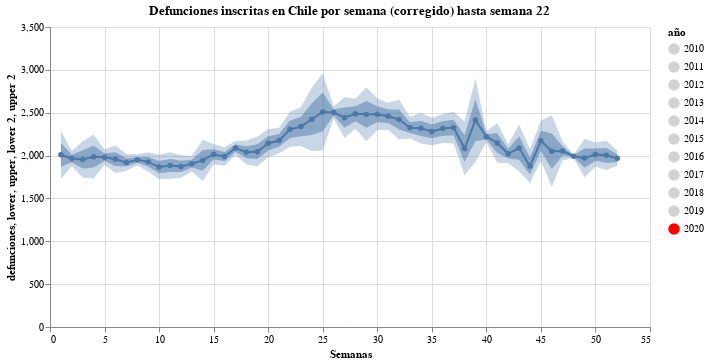

Notebook source saved alongside this figure:
### Code cell
#hide_input
label = alt.selection_single(
    encodings=['x'], # limit selection to x-axis value
    on='mouseover',  # select on mouseover events
    nearest=True,    # select data point nearest the cursor
    empty='none'     # empty selection includes no data points
)

base = alt.Chart(amended_deaths.reset_index().melt("index", value_name="defunciones").rename(columns={"index":"año"})).mark_line(point=True).encode(
    x = alt.X("semana:Q",scale=alt.Scale(domain=(1, 52))),
    y = alt.Y("defunciones", scale=alt.Scale(domain=(0,3500))),
    #size=alt.Size('año:N', legend=None),
    color=alt.Color('año:N', scale=alt.Scale(range=['lightgray','lightgray', 'lightgray', 'lightgray', 'lightgray', 'lightgray', 'lightgray', 'lightgray', 'lightgray', 'lightgray', 'red'], 
                                             domain=["2010", "2011", "2012", "2013", "2014", "2015", "2016", "2017", "2018", "2019", "2020"]))
)

alt.layer(
    base, # base line chart
    
    alt.Chart(df_expected.reset_index()).mark_area(
        opacity=0.5
    ).encode(
        x="semana",
        y="lower:Q",
        y2="upper:Q"
    ),
    
    alt.Chart(df_expected.reset_index()).mark_area(
        opacity=0.3
    ).encode(
        x="semana",
        y="lower 2:Q",
        y2="upper 2:Q"
    ),
    
    alt.Chart(expected.reset_index().rename(columns={0:"defunciones"})).mark_line(point=True).encode(
    x = "semana",
    y = "defunciones"
    ),
    # add a rule mark to serve as a guide line
    alt.Chart().mark_rule(color='#aaa').encode(
        x = alt.X('semana:Q', scale=alt.Scale(domain=(1, 52)), axis=alt.Axis(title='Semanas'), sort=None)
    ).transform_filter(label),
    
    # add circle marks for selected time points, hide unselected points
    base.mark_circle().encode(
        opacity=alt.condition(label, alt.value(1), alt.value(0))
    ).add_selection(label),

    # add white stroked text to provide a legible background for labels
    base.mark_text(align='left', dx=5, dy=-5, stroke='white', strokeWidth=2).encode(
        text='defunciones'
    ).transform_filter(label),

    # add text labels for stock prices
    base.mark_text(align='left', dx=5, dy=-5).encode(
        text='defunciones'
    ).transform_filter(label),
    
    data=amended_deaths.reset_index().melt("index", value_name="defunciones").rename(columns={"index":"año"})
).properties(
    title = f'Defunciones inscritas en Chile por semana (corregido) hasta semana {current_week-1}',
    width=600
)

### Figure 1 — Vega-Lite specification as saved in the notebook (floating-point values rounded to 4 significant figures; data arrays with more than 128 entries replaced by an {"elided": "..."} marker saying what was removed)
{"config": {"view": {"continuousWidth": 400, "continuousHeight": 300}}, "layer": [{"data": {"name": "data-d8349ce90c0e34902e6236b05f403666"}, "mark": {"type": "line", "point": true}, "encoding": {"color": {"type": "nominal", "field": "año", "scale": {"domain": ["2010", "2011", "2012", "2013", "2014", "2015", "2016", "2017", "2018", "2019", "2020"], "range": ["lightgray", "lightgray", "lightgray", "lightgray", "lightgray", "lightgray", "lightgray", "lightgray", "lightgray", "lightgray", "red"]}}, "x": {"type": "quantitative", "field": "semana", "scale": {"domain": [1, 52]}}, "y": {"type": "quantitative", "field": "defunciones", "scale": {"domain": [0, 3500]}}}}, {"data": {"name": "data-60fba3aa1a35dbd372704cf340e49488"}, "mark": {"type": "area", "opacity": 0.5}, "encoding": {"x": {"type": "quantitative", "field": "semana"}, "y": {"type": "quantitative", "field": "lower"}, "y2": {"field": "upper"}}}, {"data": {"name": "data-60fba3aa1a35dbd372704cf340e49488"}, "mark": {"type": "area", "opacity": 0.3}, "encoding": {"x": {"type": "quantitative", "field": "semana"}, "y": {"type": "quantitative", "field": "lower 2"}, "y2": {"field": "upper 2"}}}, {"data": {"name": "data-cd5781f3278eafc8abc1891616ef21ff"}, "mark": {"type": "line", "point": true}, "encoding": {"x": {"type": "quantitative", "field": "semana"}, "y": {"type": "quantitative", "field": "defunciones"}}}, {"mark": {"type": "rule", "color": "#aaa"}, "encoding": {"x": {"type": "quantitative", "axis": {"title": "Semanas"}, "field": "semana", "scale": {"domain": [1, 52]}, "sort": null}}, "transform": [{"filter": {"selection": "selector017"}}]}, {"data": {"name": "data-d8349ce90c0e34902e6236b05f403666"}, "mark": "circle", "encoding": {"color": {"type": "nominal", "field": "año", "scale": {"domain": ["2010", "2011", "2012", "2013", "2014", "2015", "2016", "2017", "2018", "2019", "2020"], "range": ["lightgray", "lightgray", "lightgray", "lightgray", "lightgray", "lightgray", "lightgray", "lightgray", "lightgray", "lightgray", "red"]}}, "opacity": {"condition": {"value": 1, "selection": "selector017"}, "value": 0}, "x": {"type": "quantitative", "field": "semana", "scale": {"domain": [1, 52]}}, "y": {"type": "quantitative", "field": "defunciones", "scale": {"domain": [0, 3500]}}}, "selection": {"selector017": {"type": "single", "encodings": ["x"], "on": "mouseover", "nearest": true, "empty": "none"}}}, {"data": {"name": "data-d8349ce90c0e34902e6236b05f403666"}, "mark": {"type": "text", "align": "left", "dx": 5, "dy": -5, "stroke": "white", "strokeWidth": 2}, "encoding": {"color": {"type": "nominal", "field": "año", "scale": {"domain": ["2010", "2011", "2012", "2013", "2014", "2015", "2016", "2017", "2018", "2019", "2020"], "range": ["lightgray", "lightgray", "lightgray", "lightgray", "lightgray", "lightgray", "lightgray", "lightgray", "lightgray", "lightgray", "red"]}}, "text": {"type": "quantitative", "field": "defunciones"}, "x": {"type": "quantitative", "field": "semana", "scale": {"domain": [1, 52]}}, "y": {"type": "quantitative", "field": "defunciones", "scale": {"domain": [0, 3500]}}}, "transform": [{"filter": {"selection": "selector017"}}]}, {"data": {"name": "data-d8349ce90c0e34902e6236b05f403666"}, "mark": {"type": "text", "align": "left", "dx": 5, "dy": -5}, "encoding": {"color": {"type": "nominal", "field": "año", "scale": {"domain": ["2010", "2011", "2012", "2013", "2014", "2015", "2016", "2017", "2018", "2019", "2020"], "range": ["lightgray", "lightgray", "lightgray", "lightgray", "lightgray", "lightgray", "lightgray", "lightgray", "lightgray", "lightgray", "red"]}}, "text": {"type": "quantitative", "field": "defunciones"}, "x": {"type": "quantitative", "field": "semana", "scale": {"domain": [1, 52]}}, "y": {"type": "quantitative", "field": "defunciones", "scale": {"domain": [0, 3500]}}}, "transform": [{"filter": {"selection": "selector017"}}]}], "data": {"name": "data-d8349ce90c0e34902e6236b05f403666"}, "title": "Defunciones inscritas en Chile por semana (corregido) hasta semana 22", "width": 600, "$schema": "https://vega.github.io/schema/vega-lite/v4.8.1.json", "datasets": {"data-d8349ce90c0e34902e6236b05f403666": {"elided": "468 records"}, "data-60fba3aa1a35dbd372704cf340e49488": [{"semana": 1, "Expected": 2009.0, "lower": 1869.0, "upper": 2149.0, "lower 2": 1729.0, "upper 2": 2289.0}, {"semana": 2, "Expected": 1965.0, "lower": 1920.0, "upper": 2009.0, "lower 2": 1875.0, "upper 2": 2054.0}, {"semana": 3, "Expected": 1955.0, "lower": 1849.0, "upper": 2061.0, "lower 2": 1743.0, "upper 2": 2167.0}, {"semana": 4, "Expected": 1987.0, "lower": 1860.0, "upper": 2114.0, "lower 2": 1733.0, "upper 2": 2242.0}, {"semana": 5, "Expected": 1981.0, "lower": 1936.0, "upper": 2025.0, "lower 2": 1892.0, "upper 2": 2070.0}, {"semana": 6, "Expected": 1957.0, "lower": 1877.0, "upper": 2038.0, "lower 2": 1797.0, "upper 2": 2118.0}, {"semana": 7, "Expected": 1921.0, "lower": 1872.0, "upper": 1969.0, "lower 2": 1823.0, "upper 2": 2018.0}, {"semana": 8, "Expected": 1950.0, "lower": 1917.0, "upper": 1982.0, "lower 2": 1885.0, "upper 2": 2015.0}, {"semana": 9, "Expected": 1927.0, "lower": 1871.0, "upper": 1982.0, "lower 2": 1816.0, "upper 2": 2038.0}, {"semana": 10, "Expected": 1866.0, "lower": 1795.0, "upper": 1937.0, "lower 2": 1723.0, "upper 2": 2009.0}, {"semana": 11, "Expected": 1885.0, "lower": 1808.0, "upper": 1961.0, "lower 2": 1731.0, "upper 2": 2038.0}, {"semana": 12, "Expected": 1873.0, "lower": 1807.0, "upper": 1938.0, "lower 2": 1742.0, "upper 2": 2004.0}, {"semana": 13, "Expected": 1905.0, "lower": 1860.0, "upper": 1950.0, "lower 2": 1815.0, "upper 2": 1995.0}, {"semana": 14, "Expected": 1944.0, "lower": 1823.0, "upper": 2064.0, "lower 2": 1703.0, "upper 2": 2185.0}, {"semana": 15, "Expected": 2016.0, "lower": 1957.0, "upper": 2075.0, "lower 2": 1897.0, "upper 2": 2134.0}, {"semana": 16, "Expected": 1989.0, "lower": 1935.0, "upper": 2043.0, "lower 2": 1881.0, "upper 2": 2096.0}, {"semana": 17, "Expected": 2088.0, "lower": 2046.0, "upper": 2129.0, "lower 2": 2004.0, "upper 2": 2171.0}, {"semana": 18, "Expected": 2038.0, "lower": 1969.0, "upper": 2108.0, "lower 2": 1900.0, "upper 2": 2177.0}, {"semana": 19, "Expected": 2045.0, "lower": 1959.0, "upper": 2132.0, "lower 2": 1872.0, "upper 2": 2219.0}, {"semana": 20, "Expected": 2143.0, "lower": 2060.0, "upper": 2226.0, "lower 2": 1976.0, "upper 2": 2309.0}, {"semana": 21, "Expected": 2176.0, "lower": 2102.0, "upper": 2250.0, "lower 2": 2027.0, "upper 2": 2325.0}, {"semana": 22, "Expected": 2306.0, "lower": 2204.0, "upper": 2408.0, "lower 2": 2102.0, "upper 2": 2510.0}, {"semana": 23, "Expected": 2338.0, "lower": 2225.0, "upper": 2451.0, "lower 2": 2111.0, "upper 2": 2565.0}, {"semana": 24, "Expected": 2424.0, "lower": 2239.0, "upper": 2610.0, "lower 2": 2053.0, "upper 2": 2795.0}, {"semana": 25, "Expected": 2510.0, "lower": 2284.0, "upper": 2735.0, "lower 2": 2059.0, "upper 2": 2960.0}, {"semana": 26, "Expected": 2503.0, "lower": 2467.0, "upper": 2539.0, "lower 2": 2431.0, "upper 2": 2575.0}, {"semana": 27, "Expected": 2443.0, "lower": 2324.0, "upper": 2562.0, "lower 2": 2205.0, "upper 2": 2681.0}, {"semana": 28, "Expected": 2487.0, "lower": 2400.0, "upper": 2575.0, "lower 2": 2313.0, "upper 2": 2662.0}, {"semana": 29, "Expected": 2481.0, "lower": 2324.0, "upper": 2638.0, "lower 2": 2166.0, "upper 2": 2795.0}, {"semana": 30, "Expected": 2482.0, "lower": 2391.0, "upper": 2574.0, "lower 2": 2299.0, "upper 2": 2666.0}, {"semana": 31, "Expected": 2459.0, "lower": 2381.0, "upper": 2537.0, "lower 2": 2302.0, "upper 2": 2616.0}, {"semana": 32, "Expected": 2421.0, "lower": 2304.0, "upper": 2537.0, "lower 2": 2188.0, "upper 2": 2653.0}, {"semana": 33, "Expected": 2325.0, "lower": 2262.0, "upper": 2388.0, "lower 2": 2200.0, "upper 2": 2450.0}, {"semana": 34, "Expected": 2318.0, "lower": 2229.0, "upper": 2407.0, "lower 2": 2140.0, "upper 2": 2496.0}, {"semana": 35, "Expected": 2282.0, "lower": 2201.0, "upper": 2362.0, "lower 2": 2121.0, "upper 2": 2443.0}, {"semana": 36, "Expected": 2316.0, "lower": 2232.0, "upper": 2401.0, "lower 2": 2147.0, "upper 2": 2485.0}, {"semana": 37, "Expected": 2326.0, "lower": 2234.0, "upper": 2418.0, "lower 2": 2142.0, "upper 2": 2511.0}, {"semana": 38, "Expected": 2082.0, "lower": 1926.0, "upper": 2238.0, "lower 2": 1770.0, "upper 2": 2394.0}, {"semana": 39, "Expected": 2414.0, "lower": 2171.0, "upper": 2658.0, "lower 2": 1927.0, "upper 2": 2901.0}, {"semana": 40, "Expected": 2220.0, "lower": 2188.0, "upper": 2253.0, "lower 2": 2155.0, "upper 2": 2285.0}, {"semana": 41, "Expected": 2147.0, "lower": 2031.0, "upper": 2262.0, "lower 2": 1916.0, "upper 2": 2377.0}, {"semana": 42, "Expected": 2021.0, "lower": 1965.0, "upper": 2077.0, "lower 2": 1909.0, "upper 2": 2132.0}, {"semana": 43, "Expected": 2088.0, "lower": 1951.0, "upper": 2225.0, "lower 2": 1814.0, "upper 2": 2362.0}, {"semana": 44, "Expected": 1878.0, "lower": 1779.0, "upper": 1977.0, "lower 2": 1680.0, "upper 2": 2076.0}, {"semana": 45, "Expected": 2173.0, "lower": 2055.0, "upper": 2291.0, "lower 2": 1936.0, "upper 2": 2409.0}, {"semana": 46, "Expected": 2051.0, "lower": 1843.0, "upper": 2259.0, "lower 2": 1636.0, "upper 2": 2467.0}, {"semana": 47, "Expected": 2054.0, "lower": 2000.0, "upper": 2107.0, "lower 2": 1947.0, "upper 2": 2160.0}, {"semana": 48, "Expected": 1992.0, "lower": 1982.0, "upper": 2002.0, "lower 2": 1972.0, "upper 2": 2012.0}, {"semana": 49, "Expected": 1971.0, "lower": 1859.0, "upper": 2082.0, "lower 2": 1747.0, "upper 2": 2194.0}, {"semana": 50, "Expected": 2011.0, "lower": 1941.0, "upper": 2082.0, "lower 2": 1870.0, "upper 2": 2152.0}, {"semana": 51, "Expected": 2003.0, "lower": 1918.0, "upper": 2089.0, "lower 2": 1832.0, "upper 2": 2175.0}, {"semana": 52, "Expected": 1969.0, "lower": 1923.0, "upper": 2014.0, "lower 2": 1877.0, "upper 2": 2060.0}], "data-cd5781f3278eafc8abc1891616ef21ff": [{"semana": 1, "defunciones": 2009.0}, {"semana": 2, "defunciones": 1965.0}, {"semana": 3, "defunciones": 1955.0}, {"semana": 4, "defunciones": 1987.0}, {"semana": 5, "defunciones": 1981.0}, {"semana": 6, "defunciones": 1957.0}, {"semana": 7, "defunciones": 1921.0}, {"semana": 8, "defunciones": 1950.0}, {"semana": 9, "defunciones": 1927.0}, {"semana": 10, "defunciones": 1866.0}, {"semana": 11, "defunciones": 1885.0}, {"semana": 12, "defunciones": 1873.0}, {"semana": 13, "defunciones": 1905.0}, {"semana": 14, "defunciones": 1944.0}, {"semana": 15, "defunciones": 2016.0}, {"semana": 16, "defunciones": 1989.0}, {"semana": 17, "defunciones": 2088.0}, {"semana": 18, "defunciones": 2038.0}, {"semana": 19, "defunciones": 2045.0}, {"semana": 20, "defunciones": 2143.0}, {"semana": 21, "defunciones": 2176.0}, {"semana": 22, "defunciones": 2306.0}, {"semana": 23, "defunciones": 2338.0}, {"semana": 24, "defunciones": 2424.0}, {"semana": 25, "defunciones": 2510.0}, {"semana": 26, "defunciones": 2503.0}, {"semana": 27, "defunciones": 2443.0}, {"semana": 28, "defunciones": 2487.0}, {"semana": 29, "defunciones": 2481.0}, {"semana": 30, "defunciones": 2482.0}, {"semana": 31, "defunciones": 2459.0}, {"semana": 32, "defunciones": 2421.0}, {"semana": 33, "defunciones": 2325.0}, {"semana": 34, "defunciones": 2318.0}, {"semana": 35, "defunciones": 2282.0}, {"semana": 36, "defunciones": 2316.0}, {"semana": 37, "defunciones": 2326.0}, {"semana": 38, "defunciones": 2082.0}, {"semana": 39, "defunciones": 2414.0}, {"semana": 40, "defunciones": 2220.0}, {"semana": 41, "defunciones": 2147.0}, {"semana": 42, "defunciones": 2021.0}, {"semana": 43, "defunciones": 2088.0}, {"semana": 44, "defunciones": 1878.0}, {"semana": 45, "defunciones": 2173.0}, {"semana": 46, "defunciones": 2051.0}, {"semana": 47, "defunciones": 2054.0}, {"semana": 48, "defunciones": 1992.0}, {"semana": 49, "defunciones": 1971.0}, {"semana": 50, "defunciones": 2011.0}, {"semana": 51, "defunciones": 2003.0}, {"semana": 52, "defunciones": 1969.0}]}}
